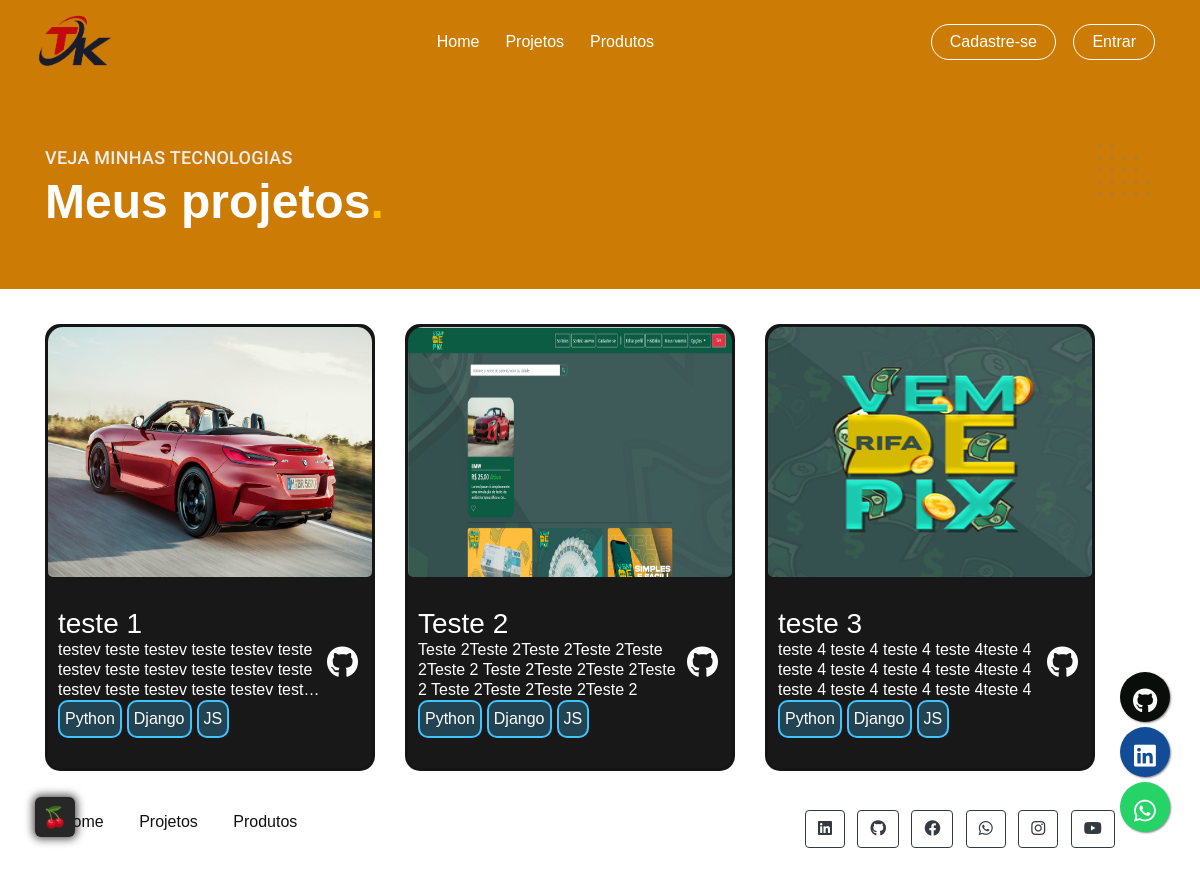
The page /projetos/ on the database as committed earlier.
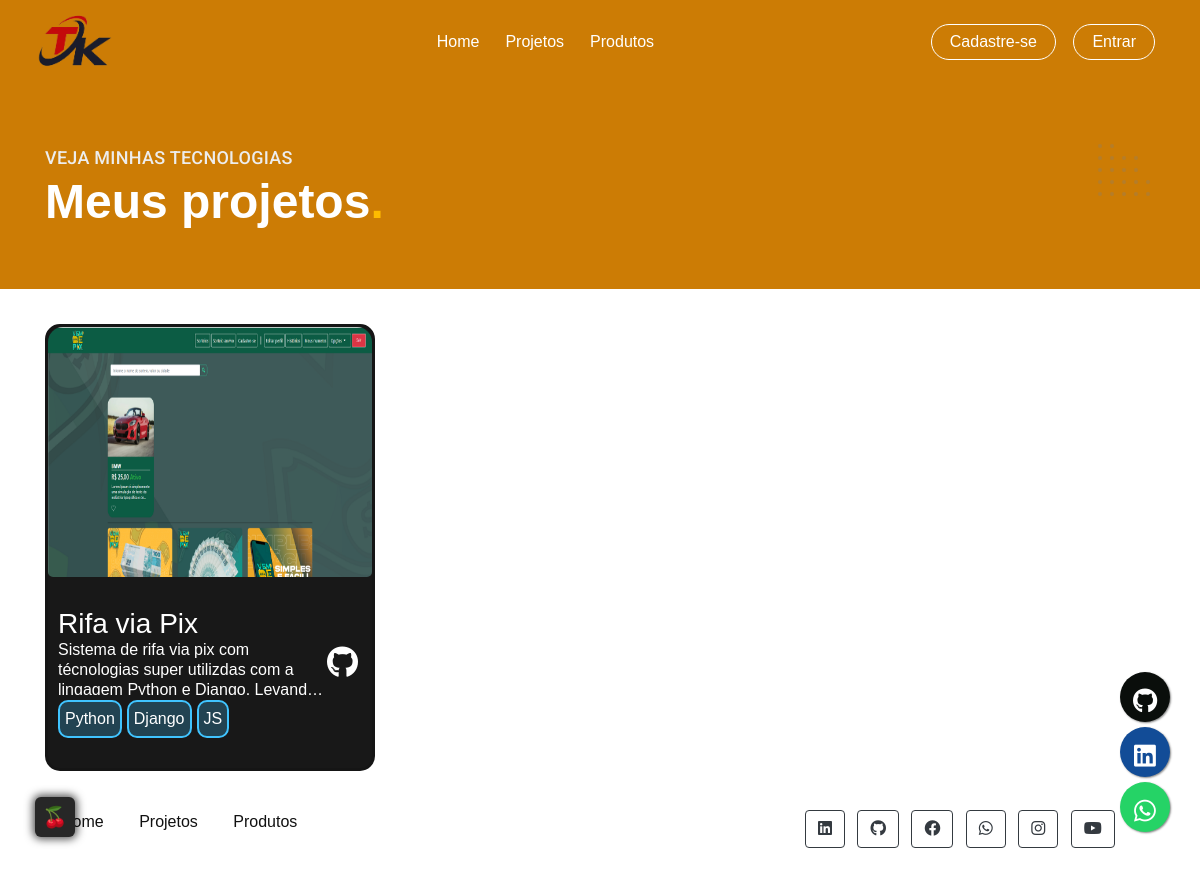
The same page on the database as committed later.
### apps/site_portifolio/models_2/projetos.py (models this page shows, shortened)
class projeto(models.Model):
    nome = models.CharField(max_length=50, null=True, blank=True)
    descricao = models.TextField(max_length=500, null=True, blank=True)
    img_projeto = models.ImageField(upload_to='projetos', null=True, blank=True)
    tecnologias = models.ManyToManyField(linguagems_progr, null=True, blank=True)
    link_github = models.CharField(max_length=200, null=True, blank=True)

### apps/site_portifolio/views.py (the view)
# urls.py: path('projetos/', views.projetos, name='projetos'),
def projetos(request):
    projetos_all =  projeto.objects.all().order_by('id')
    context = {
    'projetos':projetos_all,
    }
    return render(request, 'projetos.html', context)

### apps/site_portifolio/templates/projetos.html (shortened to what this page needs)
{% extends 'base.html' %}
{% load static %}
{% block head %}
<link rel="stylesheet" type="text/css" href="{% static 'css/projetos.css' %}">
{% endblock %}
{% block conteudo %}
  <main>
    <main>
      <div class="titulo-bg" id="home">
        <div class="titulo container">
          <p class="font-2-l-b cor-2">Veja minhas tecnologias</p>
          <h1 class="font-1-xxl cor-0">Meus projetos<span class="cor-p1">.</span></h1>
        </div>
      </div>
    <section id="projetos">
      <div class="container">
        <div class="row">
        {% for projeto in projetos%}
          <div class="projetos">
              <div class="projetos-cards">
                  <div class="projetos-card">
                    <a href="{{projeto.link_github}}" target="_blank">
                      <img style="border-radius: 15px 15px 5px 5px;" src="{{projeto.img_projeto.url}}" alt="">
                    </a>
                      <div class="projeto-card-desc">
                          <div class="projeto-card-desc-esquerda">
                              <h3 class="text-white">{{projeto.nome}}</h3>
                              <p class="text-white" id="texto-limite"> {{projeto.descricao}}</p>
                              <div class="projeto-card-desc-categorias">
                                  <div class="projeto-card-desc-categoria flutter">Python</div>
                              </div>
                              <div class="projeto-card-desc-categorias">
                                <div class="projeto-card-desc-categoria flutter">Django</div>
                              </div>
                              <div class="projeto-card-desc-categorias">
                                <div class="projeto-card-desc-categoria flutter">JS</div>
                              </div>
                          </div>
                          <div class="projeto-card-desc-direita">
                              <div class="projeto-card-desc-direita-icons">
                                  <a href="{{projeto.link_github}}" target="_blank"><i class="fab fa-github"></i></a>
                              </div>
                          </div>
                      </div>
                  </div>
              </div>
          </div>
          {% endfor %}
        </div>
      </div>
  </section>
</main>
{% endblock %}

### templates/base.html (shortened to what this page needs)
{% load static %}
<!DOCTYPE html>
<html lang="pt-br">
<head>
    {% block head %}{% endblock %}
    <link rel="stylesheet" href="{% static 'css/bootstrap.min.css' %}">
    <link rel="stylesheet" href="font-awesome/css/font-awesome.min.css">
    <link rel="stylesheet" type="text/css" href="{% static 'css/estilo.css' %}">
    <link rel="stylesheet" type="text/css" href="{% static 'css/botao.css' %}">
    <link rel="stylesheet" type="text/css" href="{% static 'css/banners.css' %}">
    <link rel="stylesheet" type="text/css" href="{% static 'style.css' %}">
    <link href="{% static 'fontawesomefree/css/fontawesome.css' %}" rel="stylesheet" type="text/css">
    <link href="{% static 'fontawesomefree/css/brands.css' %}" rel="stylesheet" type="text/css">
    <link href="{% static 'fontawesomefree/css/solid.css' %}" rel="stylesheet" type="text/css">
    <link rel="stylesheet" href="https://use.fontawesome.com/releases/v5.3.1/css/all.css">
    <link rel="stylesheet" href="https://use.fontawesome.com/releases/v6.1.1/css/all.css"/>
</head>
<body>
    {% include '_cabecalho.html' %} {% block conteudo %}{% endblock %}
    <footer class="mt-4 mb-4">
        <div class="container">
            <div class="row">
                <div class="col-md-8">
                    <p>
                        <a class="ml-3" href="/">Home</a>
                        <a class="ml-3" href="{% url 'projetos' %}">Projetos</a>
                        <a class="ml-3" href="{% url 'produtos' %}">Produtos</a>
                    </p>
                </div>
                <div class="col-md-4 flex justify-content-end">
                    <a href="" class="btn btn-outline-dark">
                        <i class="fab fa-linkedin"></i>
                    </a>
                    <a href="" class="btn btn-outline-dark ml-2">
                        <i class="fab fa-github"></i>
                    </a>
                    <a href="" class="btn btn-outline-dark ml-2">
                        <i class="fab fa-facebook"></i>
                    </a>
                    <a href="" class="btn btn-outline-dark ml-2">
                        <i class="fab fa-whatsapp"></i>
                    </a>
                    <a href="" class="btn btn-outline-dark ml-2">
                        <i class="fab fa-instagram"></i>
                    </a>
                    <a href="" class="btn btn-outline-dark ml-2">
                        <i class="fab fa-youtube"></i>
                    </a>
                </div>
            </div>
        </div>
    </footer>
    <div>
        <a href="https://github.com/By-Lucas" style="position:fixed;width:50px;height:50px;bottom:150px;right:30px;background-color:#0a0e0b;color:#FFF;border-radius:50px;text-align:center;font-size:25px;box-shadow: 1px 1px 2px #888;
            z-index:1000;" target="_blank">
            <i style="margin-top:16px" class="fab fa-github"></i>
        </a>
        <a href="https://www.linkedin.com/in/lucastk/" style="position:fixed;width:50px;height:50px;bottom:95px;right:30px;background-color:#124c97;color:#FFF;border-radius:50px;text-align:center;font-size:25px;box-shadow: 1px 1px 2px #888;
            z-index:1000;" target="_blank">
            <i style="margin-top:16px" class="fab fa-linkedin"></i>
        </a>
        <a href="https://api.whatsapp.com/send?phone=5574981199190&text=Ol%C3%A1%20Lucas%2C%20tudo%20bem%3F" style="position:fixed;width:50px;height:50px;bottom:40px;right:30px;background-color:#25d366;color:#FFF;border-radius:50px;text-align:center;font-size:25px;box-shadow: 1px 1px 2px #888;
            z-index:1000;" target="_blank">
            <i style="margin-top:16px" class="fab fa-whatsapp"></i>
        </a>
    </div>
</body>
</html>

### templates/_cabecalho.html (shortened to what this page needs)
{% load static %}
    <header>
      <nav class="navbar navbar-expand-sm navbar-light" id="home">
        <div class="container">
          <div class="row">
            <a href="{% url 'index' %} " class="col-md-5 align-content-lg-start">
              <img class="img-fluid" src="{% static 'img/logo.png' %}" width="100px" style="margin-left: -20px; min-width: 100px;">
            </a>
          </div>
          <div class="collapse navbar-collapse" id="nav-principal"  aria-label="primaria">
            <ul class="navbar-nav ml-auto header-menu">
              <li class="nav-item">
                <a href="/" class="nav-link">Home</a>
              </li>
              <li class="nav-item ">
                <a href="{% url 'projetos' %}" class="nav-link">Projetos</a>
              </li>
              <li class="nav-item">
                <a href="{% url 'produtos' %}" class="nav-link">Produtos</a>
              </li>
            </ul>
            <ul class="navbar-nav ml-auto ml-2">
              <li class="nav-item">
                <a href="{% url 'cadastro' %}" class="btn btn_cadastrar ">Cadastre-se</a>
              {% if user.is_authenticated %}
                  <a href="{% url 'logout' %}" class="btn btn_sair ml-2">Sair</a>
              {% else %}
                  <a href="{% url 'login' %}" class="btn btn_login ml-2">Entrar</a>
                </li>
              {% endif %}
            </ul>
          </div>
        </div>
      </nav>
    </header>

### templates/static/css/projetos.css (style rules this page uses)
:root { --bg-primary: #151515; --bg-second: rgba(24, 24, 24,70); --primary: linear-gradient(#44D374, #32F484); --second: #fff; --terciary: #32F484; --html-color: #FF6D00; --css-color: #039BE5; --js-color: #FFD600; --flutter-color: #40C4FF; }
#texto-limite { overflow: hidden; text-overflow: ellipsis; display: -webkit-box; line-height: 20px; max-height: 55px; -webkit-line-clamp: 3; -webkit-box-orient: vertical; }
#projetos { display: flex; justify-content: center; }
.projetos { margin: 15px; max-width: 330px; }
.projetos-cards { display: flex; flex-direction: column; }
.projetos-card { border-radius: 15px; flex: 1; background-color: var(--bg-second); margin-top: 20px; justify-content: center; overflow: hidden; border: #151515 solid 3px; }
.projetos-card img { width: 100%; height: 250px; justify-content: center; border-radius: 15px; -moz-transition: all 0.3s; -webkit-transition: all 0.3s; transition: all 0.3s; border-bottom-right-radius: 1px; }
.projeto-card-desc { display: flex; width: 100%; flex: 1; padding: 30px; }
.projeto-card-desc-direita-icons { font-size: 2.0rem; text-align: end; padding-top: 2rem; }
.projeto-card-desc-direita-icons a { margin-right: -1rem; cursor: pointer; color: var(--second); }
.projeto-card-desc-esquerda { flex: 1; width: 100%; margin-left: -20px; }
.projeto-card-desc-categorias { margin-right: 5px; display:inline-block; flex-wrap: wrap; float:left; }
.projeto-card-desc-categoria { padding: 5px 5px; border: 2px solid var(--second); border-radius: 10px; text-align: center; margin-top: 5px; font-size: 1rem; color: #ffffff; }
.projeto-card-desc-categoria.flutter { border: 2px solid var(--flutter-color); background-color: rgba(64, 196, 255, 0.25); }

### templates/static/css/estilo.css (style rules this page uses)
body { background: url("https://www.e-presenca.com.br/site/imagens/login/bg_2.png"); }
#home { background: #cc7c05; color: white; }
#home a { color: #ffffff; }
footer p a { margin: 5px 15px; }
.btn_login { background: transparent; color: #ffffff; padding: 5px 18px; border:#ffffff 1px solid; border-radius: 18px; text-align: center; }
.btn_cadastrar { margin: 5px; background: transparent; color: #ffffff; padding: 5px 18px; border:#ffffff 1px solid; border-radius: 18px; text-align: center; }

### templates/static/global/global.css (style rules this page uses)
body { margin: 0px; font-family: Arial, Helvetica, sans-serif; color: #111111; }
h1, h2, h3, h4, ul, p, blockquote, dd { margin: 0px; }
ul { padding: 0px; list-style: none; }
a { text-decoration: none; color: inherit; }
img { max-width: 100%; height: auto; display: block; }

### templates/static/utilidades/tipografia.css (style rules this page uses)
.font-2-l, .font-2-l-b { font: 400 1.5rem/1.5 "Roboto", sans-serif; }
.font-2-l-b { font-weight: 500; letter-spacing: 0.015em; text-transform: uppercase; }
.font-1-xxl { font: 600 4rem/1.125 "Poppins", sans-serif; }
@media (max-width: 1200px) { .font-1-xxl { font-size: 3rem; } }
@media (max-width: 1200px) { .font-2-l, .font-2-l-b { font-size: 1.125rem; } }

### templates/static/utilidades/cores.css (style rules this page uses)
:root { --cor-0: #ffffff; --cor-1: #f7f7f7; --cor-2: #ededed; --cor-3: #dedede; --cor-4: #cccccc; --cor-5: #b2b2b2; --cor-6: #9c9c9c; --cor-7: #717171; --cor-8: #595959; --cor-9: #404040; --cor-10: #2e2e2e; --cor-11: #111111; --cor-12: #000000; --cor-p1: #ffbb00; --cor-p2: #e4a30b; --cor-p3: #a66f00; --cor-p4: #664400; --cor-p5: #332200; }
.cor-0 { color: var(--cor-0); }
.cor-2 { color: var(--cor-2); }
.cor-p1 { color: var(--cor-p1); }

### templates/static/global/header.css (style rules this page uses)
.header-menu { display: flex; flex-wrap: wrap; gap: 10px; }
.header-menu a { display: inline-block; position: relative; }
.header-menu a:after { content: ""; display: block; height: 2px; width: 0px; background: var(--cor-0); margin-top: 4px; transition: 0.3s; position: absolute; }

### templates/static/utilidades/componentes.css (style rules this page uses)
.titulo-bg { padding-top: 60px; padding-bottom: 60px; background-color: #cc7c05; }
.titulo { background: url("../../../media/images/dec/top-right.svg") no-repeat top right 20px; }
.titulo p { margin-bottom: 4px; }

### templates/_cabecalho.html (style rules this page uses)
@media only screen and (width: 570px), (min-width: 600px ) { #nav-principal { float: right !important; justify-content: center; margin-left: 70px; } }

Rows that differ between the two databases and show on the page:
removed projeto: img_projeto (picture), nome "teste 1", descricao "testev teste testev teste testev teste testev teste testev teste testev teste testev teste testev teste testev…"
removed projeto: img_projeto (picture), nome "Teste 2", descricao "Teste 2Teste 2Teste 2Teste 2Teste 2Teste 2 Teste 2Teste 2Teste 2Teste 2 Teste 2Teste 2Teste 2Teste 2"
removed projeto: img_projeto (picture), nome "teste 3", descricao "teste 4 teste 4 teste 4 teste 4teste 4 teste 4 teste 4 teste 4 teste 4teste 4 teste 4 teste 4 teste 4 teste 4teste 4"
added projeto: img_projeto (picture), nome "Rifa via Pix", descricao "Sistema de rifa via pix com técnologias super utilizdas com a lingagem Python e Django.…"
